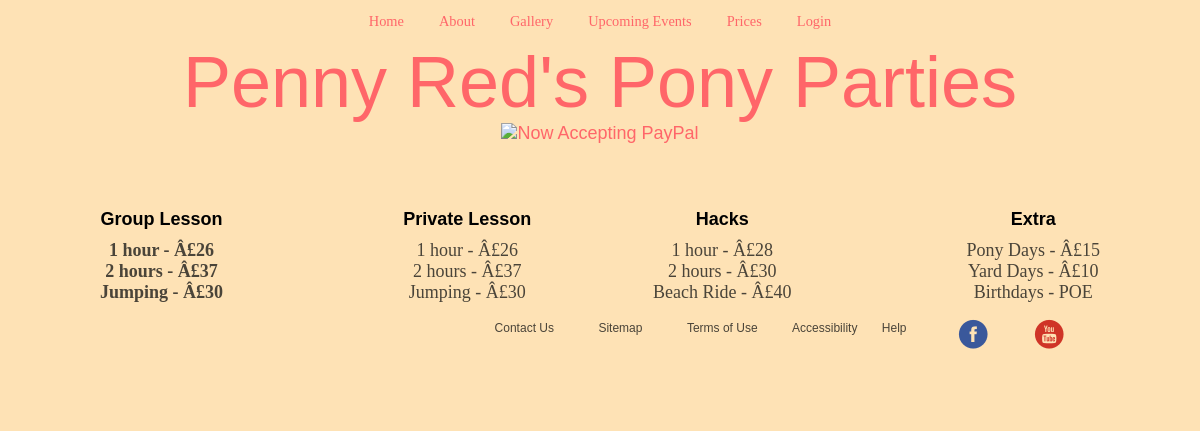
/MainSite/prices.php, run on the app's committed database.
### tables this page shows
CREATE TABLE `editinfo` (
`textfieldid` int(11) NOT NULL,
  `textfield` text NOT NULL
);

### MainSite/prices.php (the view, shortened to what this page needs)
<?php
include ("../headerm.php");
?>
<a href="https://www.paypal.com/webapps/mpp/paypal-popup" title="How PayPal Works"
onclick="javascript:window.open('https://www.paypal.com/webapps/mpp/paypal-popup','WIPaypal','toolbar=no, location=no, directories=no, status=no, menubar=no, scrollbars=yes, resizable=yes, width=1060, height=700'); return false;">
<img src="https://www.paypalobjects.com/webstatic/mktg/logo/bdg_now_accepting_pp_2line_w.png" border="0" alt="Now Accepting PayPal"></a></br>
<div id="priceleft">
  <h2>Group Lesson<h2>
    <p>
      <?
        $about_query = mysql_query("SELECT textfield FROM editinfo WHERE textfieldid = '5'");
        $get_result = mysql_fetch_assoc($about_query);
        $about_the_user = $get_result['textfield'];
        echo $about_the_user;
      ?>
    </p>
  </div>
  <div id="pricemiddle1">
    <h2>Private Lesson</h2>
    <p>
      <?
        $about_query = mysql_query("SELECT textfield FROM editinfo WHERE textfieldid = '6'");
        $get_result = mysql_fetch_assoc($about_query);
        $about_the_user = $get_result['textfield'];
        echo $about_the_user;
      ?>
    </p>
  </div>
  <div id="pricemiddle2">
    <h2>Hacks</h2>
    <p>
      <?
        $about_query = mysql_query("SELECT textfield FROM editinfo WHERE textfieldid = '7'");
        $get_result = mysql_fetch_assoc($about_query);
        $about_the_user = $get_result['textfield'];
        echo $about_the_user;
      ?>
    </p>
  </div>
  <div id="priceright">
    <h2>Extra</h2>
    <p>
      <?
        $about_query = mysql_query("SELECT textfield FROM editinfo WHERE textfieldid = '8'");
        $get_result = mysql_fetch_assoc($about_query);
        $about_the_user = $get_result['textfield'];
        echo $about_the_user;
      ?>
    </p>
  </div>
</body>
</html>

### PR.css (style rules this page uses)
* { margin: 0; padding: 0; font-size: 18px; font-family: "Wingdings", sans-serif; background-color: #fee2b5; }
html, body { height: 100%; }
body { width: 1000px; margin: auto; }
p { color: #4a4439; margin-top: 10px; font-family: "KG Miss Kindergarten", Georgia, Serif; font-size: 1em; text-align: center; }
a { font-family: "KG Miss Kindergarten", Georgia, Serif; }
#termsofuse p, ol, ul, li { text-align: left; font-family: Arial; color: #4a4439; font-size: 16px; }
ul { padding: 15px; }
h2 { text-align: center; margin-top: 10px; }
body { text-align: center; }
a, a:link, a:active { color: #ff6669; outline: none; text-decoration: none; }
#priceleft { float: left; margin-top: 55px; }
#priceright { float: right; margin-top: 55px; }
#pricemiddle1 { display: inline-block; margin-top: 55px; width: 25%; }
#pricemiddle2 { display: inline-block; margin-top: 55px; width: 25%; }
#footercontainer { clear: both; width: 100%; height: 100px; bottom:0; left:0; top: 100%; }
#footercontainer a, li { color: #4a4439; list-style-type: none; font-family: Arial; font-size: 12px; display: inline; padding: 10px; }
#footer1 { float: right; margin-left: 20%; margin-right: -60px; }
#footer3 { float: right; margin-left: 5%; }

### data on the page
editinfo: textfield "1 hour - Â£26 2 hours - Â£37 Jumping - Â£30"
editinfo: textfield "1 hour - Â£26 2 hours - Â£37 Jumping - Â£30"
editinfo: textfield "1 hour - Â£28 2 hours - Â£30 Beach Ride - Â£40"
editinfo: textfield "Pony Days - Â£15 Yard Days - Â£10 Birthdays - POE"
